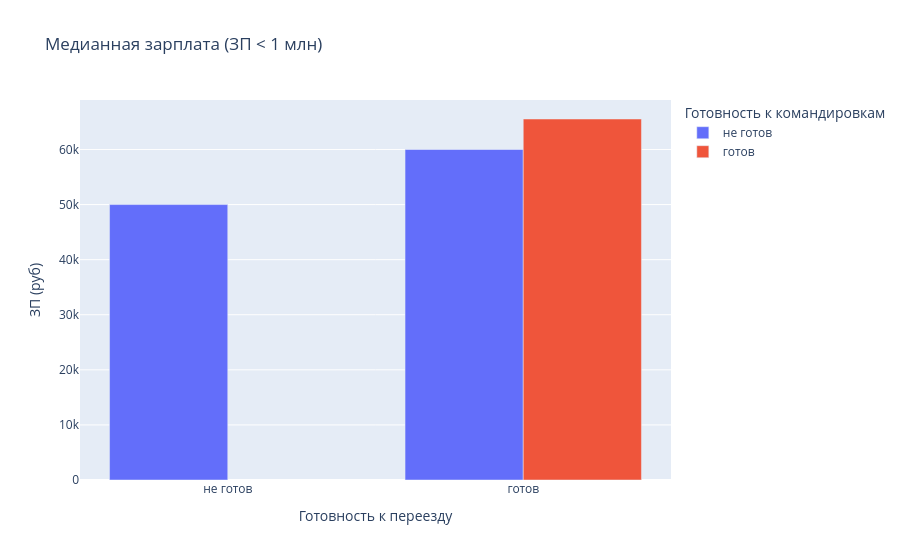

Here is the notebook cell this chart was saved with:
### Markdown cell above
6. Постройте **многоуровневую столбчатую диаграмму**, которая показывает зависимость медианной заработной платы (**"ЗП (руб)"**) от признаков **"Готовность к переезду"** и **"Готовность к командировкам"**. Проанализируйте график, сравнив уровень заработной платы в категориях.

### Code cell
df_median = (df_sal.groupby(["Готовность к переезду", "Готовность к командировкам"], as_index=False)["ЗП (руб)"].median())

df_median['Готовность к переезду'] = df_median['Готовность к переезду'].replace({True: 'готов', False: 'не готов'})
df_median['Готовность к командировкам'] = df_median['Готовность к командировкам'].replace({True: 'готов', False: 'не готов'})

px.bar(df_median, x="Готовность к переезду", y="ЗП (руб)", color="Готовность к командировкам", barmode="group", title="Медианная зарплата (ЗП < 1 млн)")

### Figure 1 — Plotly figure (JSON) as saved in the notebook; plotly's stock layout.template omitted (floating-point values rounded to 4 significant figures)
{"data": [{"alignmentgroup": "True", "hovertemplate": "Готовность к командировкам=не готов<br>Готовность к переезду=%{x}<br>ЗП (руб)=%{y}<extra></extra>", "legendgroup": "не готов", "marker": {"color": "#636efa", "pattern": {"shape": ""}}, "name": "не готов", "offsetgroup": "не готов", "orientation": "v", "showlegend": true, "textposition": "auto", "type": "bar", "x": ["не готов", "готов"], "xaxis": "x", "y": [50000.0, 60000.0], "yaxis": "y"}, {"alignmentgroup": "True", "hovertemplate": "Готовность к командировкам=готов<br>Готовность к переезду=%{x}<br>ЗП (руб)=%{y}<extra></extra>", "legendgroup": "готов", "marker": {"color": "#EF553B", "pattern": {"shape": ""}}, "name": "готов", "offsetgroup": "готов", "orientation": "v", "showlegend": true, "textposition": "auto", "type": "bar", "x": ["готов"], "xaxis": "x", "y": [65540.0], "yaxis": "y"}], "layout": {"barmode": "group", "legend": {"title": {"text": "Готовность к командировкам"}, "tracegroupgap": 0}, "title": {"text": "Медианная зарплата (ЗП < 1 млн)"}, "xaxis": {"anchor": "y", "domain": [0, 1], "title": {"text": "Готовность к переезду"}}, "yaxis": {"anchor": "x", "domain": [0, 1], "title": {"text": "ЗП (руб)"}}}}
